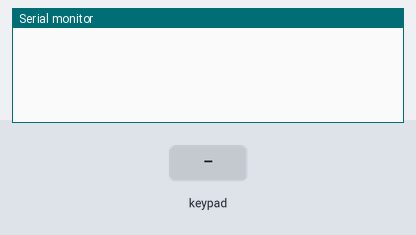
Bench run of a sketch on a simulated Arduino Uno, built with avr-gcc and run on an emulated ATmega328P. On the bench: the last lines printed to the serial monitor. Inputs (shaded band) come from the test bench.

Above: at 1.2 s.
1.3 s: key '1' pressed
At 1.9 s:
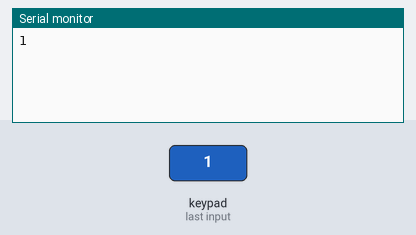
2.8 s: keypad keys 1 1 1 0 9 8 # pressed 0.4 s apart
At 6.6 s:
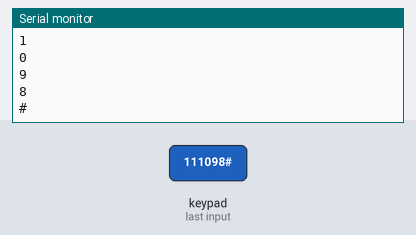
7.1 s: key 'A' pressed
At 8.3 s:
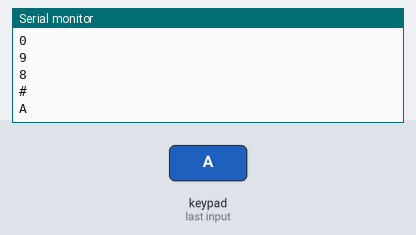
8.6 s: keypad keys 1 1 1 0 9 8 * pressed 0.4 s apart
At 11.8 s:
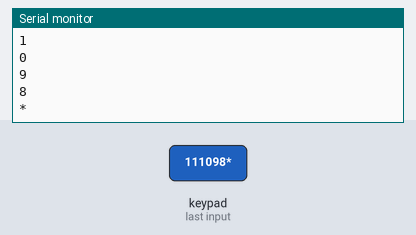
12.9 s: key 'B' pressed
At 13.6 s:
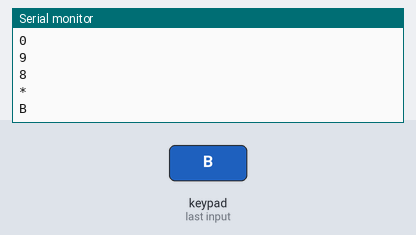
14.4 s: keypad keys 1 1 1 0 9 8 D pressed 0.4 s apart
At 18.3 s:
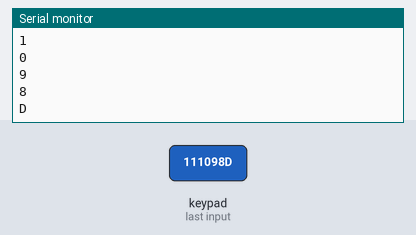
Timing chart, 0 to 19.7 s (numbered marks = the images above; inputs shaded):
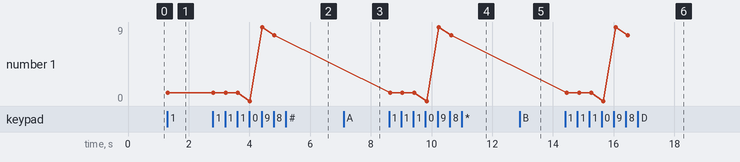

The sketch:

Ex4Code.ino
```cpp
// (C) Faiza Amjad, Tehreem Asif Group: 11 __ (2024)
// Work package 3
// Exercise 4
// Submission code: 809093 (provided by your TA-s)
#include <Keypad.h>

// Define the number of rows and columns in the keypad
const byte ROWS = 4;
const byte COLS = 4;

// Define the key mapping matrix
char keys[ROWS][COLS] = {
  {'1', '2', '3', 'A'},
  {'4', '5', '6', 'B'},
  {'7', '8', '9', 'C'},
  {'*', '0', '#', 'D'}
};

// Define the pin numbers for rows and columns
byte rowPins[ROWS] = {11, 10, 9, 8};  // Connect these to the row pins of the keypad
byte colPins[COLS] = {7, 6, 5, 4};  // Connect these to the column pins of the keypad

// Create a Keypad object
Keypad keypad = Keypad(makeKeymap(keys), rowPins, colPins, ROWS, COLS);

void setup() {
  Serial.begin(9600);
}

void loop() {
  // Get the pressed key
  char pressedKey = keypad.getKey();

  // If a key is pressed, print its value
  if (pressedKey) {
    Serial.println(pressedKey);
  }

  // Delay for one second
  delay(100);
}
```

Measured:
- after the input at 1.3 s, the serial monitor: prints a new line at once (image 1)
- after the input at 2.8 s, the serial monitor: prints a new line after 1.2 s (image 2)
- after the input at 7.1 s, the serial monitor: prints a new line at once (image 3)
- after the input at 8.6 s, the serial monitor: prints a new line at once (image 4)
- after the input at 12.9 s, the serial monitor: prints a new line after 0.05 s (image 5)
- after the input at 14.4 s, the serial monitor: prints a new line after 0.06 s (image 6)
- plotted number 1: 1 → 8 after the input at 2.8 s
